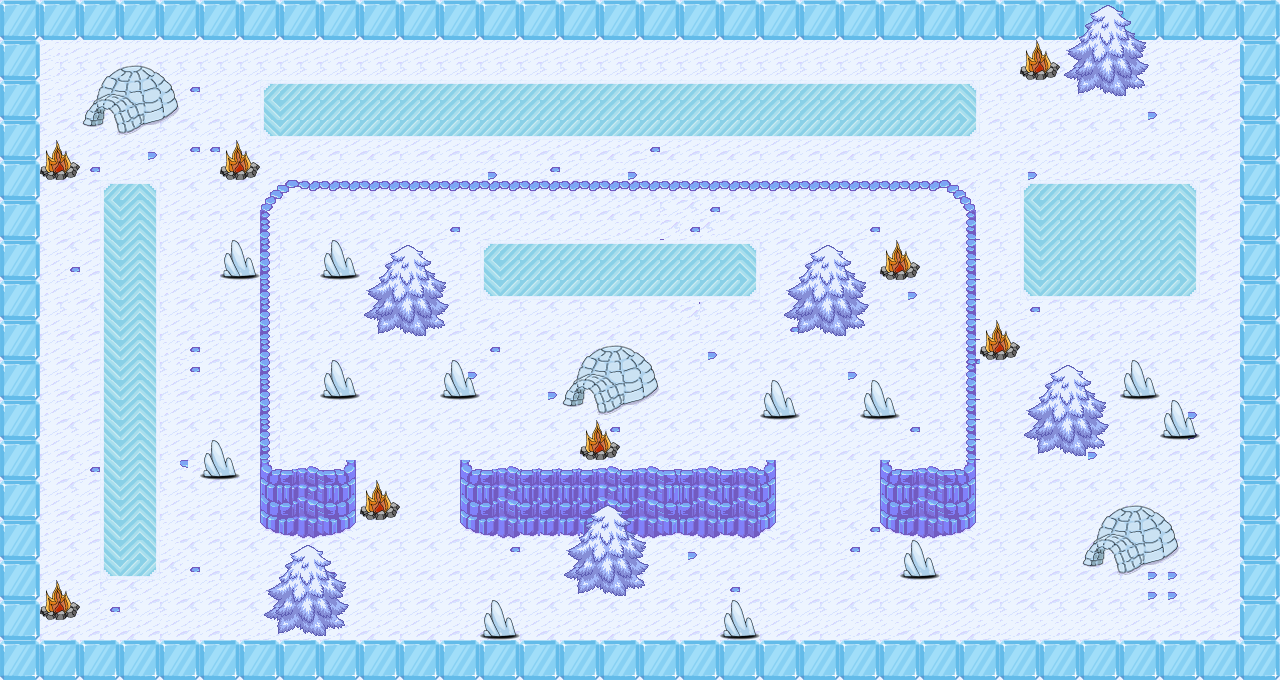

The image is a tile-based game level rendered from a .tmx file. Its description and source (layers, tilesets, objects; grid data summarised) follow:
An orthogonal 64x34 tile map with 20x20 px tiles, 18 tile layers (bg1, bg2, ice, frame, ...), 14 tilesets and 100 objects.

<map version="1.0" tiledversion="1.0.3" orientation="orthogonal" renderorder="right-down" width="64" height="34" tilewidth="20" tileheight="20" nextobjectid="254">
 <tileset firstgid="1" source="IceBox.tsx" />
 <tileset firstgid="5" source="Wooden-Pack.tsx" />
 <tileset firstgid="25" source="Tree.tsx" />
 <tileset firstgid="37" source="SnowHouse.tsx" />
 <tileset firstgid="57" source="Camp-Fire.tsx" />
 <tileset firstgid="61" source="Gift.tsx" />
 <tileset firstgid="65" source="Ice-Piece.tsx" />
 <tileset firstgid="69" source="bg.tsx" />
 <tileset firstgid="133" source="bg.tsx" />
 <tileset firstgid="197" source="Tree snow.tsx" />
 <tileset firstgid="251" source="Snowman.tsx" />
 <tileset firstgid="263" source="Ice-Piece.tsx" />
 <tileset firstgid="267" source="IceFloor.tsx" />
 <tileset firstgid="271" source="floor.tsx" />
 <layer name="bg1" width="64" height="34">
  <data>[2176 cells, 2176 non-empty, 18 distinct tile ids]</data>
 </layer>
 <layer name="bg2" width="64" height="34">
  <data>[2176 cells, 186 non-empty, 40 distinct tile ids]</data>
 </layer>
 <layer name="ice" width="64" height="34">
  <data>[2176 cells, 264 non-empty, 9 distinct tile ids]</data>
 </layer>
 <layer name="frame" width="64" height="34">
  <data>[2176 cells, 364 non-empty, 4 distinct tile ids]</data>
 </layer>
 <objectgroup name="iceobject">
  <object id="228" x="264" y="82.6667" width="712.667" height="53.3333" />
  <object id="229" x="484" y="245.333" width="272.667" height="50" />
  <object id="230" x="103" y="183" width="53" height="392" />
  <object id="231" x="1024" y="185" width="173" height="112" />
 </objectgroup>
 <objectgroup name="frameobject">
  <object id="233" x="0" y="0" width="1277.33" height="38.6667" />
  <object id="234" x="0.00166667" y="640.667" width="594.663" height="38" />
  <object id="235" x="644.085" y="640.667" width="634.58" height="38.6667" />
  <object id="236" x="0" y="38.5" width="39" height="276" />
  <object id="237" x="0" y="364.667" width="39" height="276.333" />
  <object id="238" x="1240.5" y="84.5" width="39" height="555.5" />
 </objectgroup>
 <objectgroup name="oexit1">
  <object id="239" x="1240.5" y="40.9167" width="39" height="39.5" />
  <object id="251" x="1245.33" y="45.3333" width="29.3333" height="26.6667" />
 </objectgroup>
 <objectgroup name="oexit2">
  <object id="243" x="599.167" y="640.917" width="39" height="39.5" />
  <object id="252" x="606.667" y="646.667" width="28" height="29.3333" />
 </objectgroup>
 <objectgroup name="oexit3">
  <object id="247" x="-0.166667" y="317.583" width="39" height="42.8333" />
  <object id="253" x="4" y="325.333" width="29.3333" height="29.3333" />
 </objectgroup>
 <layer name="exit1" width="64" height="34">
  <data>[2176 cells, 4 non-empty, 4 distinct tile ids]</data>
 </layer>
 <layer name="exit2" width="64" height="34">
  <data>[2176 cells, 4 non-empty, 4 distinct tile ids]</data>
 </layer>
 <layer name="exit3" width="64" height="34">
  <data>[2176 cells, 4 non-empty, 4 distinct tile ids]</data>
 </layer>
 <layer name="house" width="64" height="34">
  <data>[2176 cells, 60 non-empty, 20 distinct tile ids]</data>
 </layer>
 <layer name="tree" width="64" height="34">
  <data>[2176 cells, 150 non-empty, 25 distinct tile ids]</data>
 </layer>
 <layer name="rock" width="64" height="34">
  <data>[2176 cells, 48 non-empty, 4 distinct tile ids]</data>
 </layer>
 <layer name="camp1" width="64" height="34">
  <data>[2176 cells, 4 non-empty, 4 distinct tile ids]</data>
 </layer>
 <layer name="camp2" width="64" height="34">
  <data>[2176 cells, 4 non-empty, 4 distinct tile ids]</data>
 </layer>
 <layer name="camp3" width="64" height="34">
  <data>[2176 cells, 4 non-empty, 4 distinct tile ids]</data>
 </layer>
 <layer name="camp4" width="64" height="34">
  <data>[2176 cells, 4 non-empty, 4 distinct tile ids]</data>
 </layer>
 <layer name="camp5" width="64" height="34">
  <data>[2176 cells, 4 non-empty, 4 distinct tile ids]</data>
 </layer>
 <layer name="camp6" width="64" height="34">
  <data>[2176 cells, 4 non-empty, 4 distinct tile ids]</data>
 </layer>
 <layer name="camp7" width="64" height="34">
  <data>[2176 cells, 4 non-empty, 4 distinct tile ids]</data>
 </layer>
 <layer name="camp8" width="64" height="34">
  <data>[2176 cells, 4 non-empty, 4 distinct tile ids]</data>
 </layer>
 <objectgroup name="campblock1">
  <object id="58" x="1021" y="64.6667" width="38" height="14" />
  <object id="91" x="1024" y="68" width="28" height="7.33333" />
 </objectgroup>
 <objectgroup name="campblock2">
  <object id="59" x="879.333" y="265.333" width="38.6667" height="13.3333" />
  <object id="92" x="884" y="267.333" width="28" height="8" />
 </objectgroup>
 <objectgroup name="campblock3">
  <object id="60" x="980.667" y="347.333" width="38" height="10.6667" />
  <object id="93" x="984" y="350.667" width="32.6667" height="4.66667" />
 </objectgroup>
 <objectgroup name="campblock4">
  <object id="61" x="579.333" y="448" width="38.6667" height="9.33333" />
  <object id="94" x="582" y="450.667" width="34" height="4" />
 </objectgroup>
 <objectgroup name="campblock5">
  <object id="71" x="359.333" y="508.667" width="38.6667" height="9.33333" />
  <object id="95" x="362" y="510" width="33.3333" height="6" />
 </objectgroup>
 <objectgroup name="campblock6">
  <object id="77" x="218.667" y="168" width="38.6667" height="9.33333" />
  <object id="96" x="220.667" y="169.333" width="33.3333" height="6.66667" />
 </objectgroup>
 <objectgroup name="campblock7">
  <object id="83" x="39.3333" y="168.667" width="38.6667" height="9.33333" />
  <object id="97" x="42" y="172" width="33.3333" height="4" />
 </objectgroup>
 <objectgroup name="campblock8">
  <object id="89" x="38.6667" y="608.667" width="38.6667" height="9.33333" />
  <object id="98" x="40.6667" y="610" width="34" height="4.66667" />
 </objectgroup>
 <objectgroup name="campwalk1">
  <object id="100" x="1021" y="38.3333" width="35.3333" height="24.6667" />
  <object id="101" x="1025" y="42.6667" width="27.3333" height="17.3333" />
 </objectgroup>
 <objectgroup name="campwalk2">
  <object id="118" x="880.333" y="239" width="35.3333" height="24.6667" />
  <object id="119" x="884.333" y="242.333" width="27.3333" height="17.3333" />
 </objectgroup>
 <objectgroup name="campwalk3">
  <object id="136" x="981" y="322.333" width="35.3333" height="24.6667" />
  <object id="137" x="985" y="325.667" width="27.3333" height="17.3333" />
 </objectgroup>
 <objectgroup name="campwalk4">
  <object id="154" x="581.667" y="421.667" width="35.3333" height="24.6667" />
  <object id="155" x="585.667" y="425" width="27.3333" height="17.3333" />
 </objectgroup>
 <objectgroup name="campwalk5">
  <object id="190" x="359.757" y="479.667" width="39.1531" height="27.3334" />
  <object id="191" x="364.189" y="483.36" width="30.2882" height="19.2072" />
 </objectgroup>
 <objectgroup name="campwalk6">
  <object id="172" x="219.667" y="141.667" width="35.3333" height="24.6667" />
  <object id="173" x="223.667" y="145" width="27.3333" height="17.3333" />
 </objectgroup>
 <objectgroup name="campwalk7">
  <object id="208" x="39.6667" y="141" width="35.3333" height="24.6667" />
  <object id="209" x="43.6667" y="144.333" width="27.3333" height="17.3333" />
 </objectgroup>
 <objectgroup name="campwalk8">
  <object id="226" x="39.6667" y="581" width="35.3333" height="24.6667" />
  </objectgroup>
 <objectgroup name="treecrash">
  <!-- 52 objects omitted --></objectgroup>
 <objectgroup name="rockcrash">
  <!-- 46 objects omitted --></objectgroup>
 <objectgroup name="housecrash">
  <!-- 34 objects omitted --></objectgroup>
 <objectgroup name="wall">
  <!-- 31 objects omitted --></objectgroup>
 <objectgroup name="treewalk">
  <!-- 21 objects omitted --></objectgroup>
 <objectgroup name="rockwalk">
  <!-- 15 objects omitted --></objectgroup>
 <objectgroup name="housewalk">
  <!-- 3 objects omitted --></objectgroup>
</map>
<!-- 53 of 100 objects omitted -->
